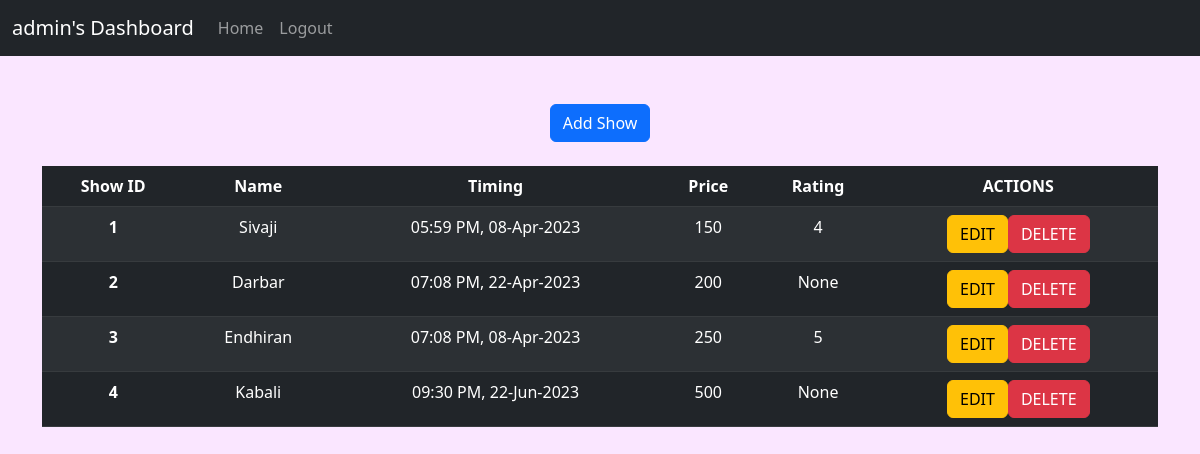
The page /manage_shows (signed in) on the database its author committed.
### app/models.py (models this page shows, shortened)
class User(UserMixin,db.Model):
    id = db.Column(db.Integer, primary_key = True)
    username = db.Column(db.String(32), unique = True, nullable = False)
    password_hash = db.Column(db.String(128) , nullable = False)
    bookings = db.relationship('Booking', backref = 'user', lazy = 'dynamic')

class Show(db.Model):
    id = db.Column(db.Integer, primary_key = True)
    name = db.Column(db.String(32), index = True, nullable = False)
    caption = db.Column(db.String(128))
    timing = db.Column(db.DateTime, index = True, nullable = False)
    price = db.Column(db.Integer, index = True, nullable = False)
    rating = db.Column(db.Integer, nullable = True)
    rated_bookings = db.Column(db.Integer, default = 0)
    pic = db.Column(db.LargeBinary)
    tags = db.relationship('Tag', backref = 'show', lazy = 'dynamic', cascade = 'all, delete')
    bookings = db.relationship('Booking', backref = 'show', lazy = 'dynamic', cascade = 'all, delete')
    __table_args__ = (UniqueConstraint('name', 'timing', name='u_show_name_timing'),)

### app/routes.py (the view)
    def wrapper_func(*args, **kwargs):
        if current_user.username != "admin":
            flash("Access denied. No admin privileges for {}".format(current_user.username))
            return redirect(url_for('index'))
        else:
            return my_route(*args, **kwargs)

### app/models.py (called while the page is built)
@login.user_loader
def load_user(id):
    return User.query.get(int(id))

### app/routes.py (called while the page is built)
def check_admin_decor(my_route):
    def wrapper_func(*args, **kwargs):
        if current_user.username != "admin":
            flash("Access denied. No admin privileges for {}".format(current_user.username))
            return redirect(url_for('index'))
        else:
            return my_route(*args, **kwargs)
    wrapper_func.__name__ = my_route.__name__
    return wrapper_func

@app.route('/manage_shows')
@login_required
@check_admin_decor
def manage_shows():
    return render_template('manage_shows.html', title = 'Manage Shows', shows = Show.query.all())

### app/templates/manage_shows.html (shortened to what this page needs)
{% extends "base.html" %}
{% block content %}
<div class = "container">
    <div class="d-flex justify-content-center mb-4">
        <a href="{{url_for('create_show')}}">
            <button type="button" class="btn btn-primary">Add Show</button>
        </a>
    </div>
    <table class="table table-dark table-striped">
        <thead>
          <tr>
            <th scope="col">Show ID</th>
            <th scope="col">Name</th>
            <th scope="col">Timing</th>
            <th scope="col">Price</th>
            <th scope="col">Rating</th>
            <th scope="col">ACTIONS</th>
          </tr>
        </thead>
        <tbody>
        {% for show in shows %}
            <tr>
            <th scope="row">{{show.id}}</th>
            <td>{{show.name}}</td>
            <td>{{show.timing.strftime('%I:%M %p, %d-%b-%Y')}}</td>
            <td>{{show.price}}</td>
            <td>{{show.rating}}</td>
            <td>
                <div class="btn-group" role="group" aria-label="Show Actions">
                    <a href="{{ url_for( 'edit_show',show_id = show.id ) }}">
                        <button type="button" class="btn btn-warning">EDIT</button>
                    </a>
                    <a href="{{ url_for( 'delete_show',show_id = show.id ) }}">
                        <button type="button" class="btn btn-danger" onclick="return showConfirmation()">DELETE</button>
                    </a>
                  </div>
            </td>
            </tr>
        {% endfor %}
        </tbody>
      </table>
</div>
{% endblock %}

### app/templates/base.html (shortened to what this page needs)
<!doctype html>
<html lang="en">
    <head>
        <link href="https://cdn.jsdelivr.net/npm/bootstrap@5.3.0-alpha1/dist/css/bootstrap.min.css" rel="stylesheet">
    </head>
  <body  style="background-color: #fae6ff;">
    <nav class="navbar navbar-expand-lg bg-dark mb-5" data-bs-theme="dark" >
      <div class="container-fluid ">
        <a class="navbar-brand" href="{{url_for('dashboard')}}">{% if current_user.is_authenticated %}{{ current_user.username }}'s Dashboard{% else %}{{title}}{% endif %}</a>
        <div class="collapse navbar-collapse ">
          <div class="navbar-nav">
            <a class="nav-link "  href="{{ url_for('index') }}">Home</a>
            {% if current_user.is_anonymous %}
              <a class="nav-link" href="{{ url_for('login') }}">Login</a>
            {% else %}
              <a class="nav-link" href="{{ url_for('logout') }}">Logout</a>
            {% endif %}
          </div>
        </div>
      </div>
    </nav>
        {% block content %}{% endblock %}
  </body>
</html>

### app/templates/manage_shows.html (style rules this page uses)
th, td { text-align: center;; }

### rows shown on the page
User: username "admin"
Show: id "1", name "Sivaji", timing "05:59 PM, 08-Apr-2023", price "150", rating "4"
Show: id "2", name "Darbar", timing "07:08 PM, 22-Apr-2023", price "200", rating "None"
Show: id "3", name "Endhiran", timing "07:08 PM, 08-Apr-2023", price "250", rating "5"
Show: id "4", name "Kabali", timing "09:30 PM, 22-Jun-2023", price "500", rating "None"
